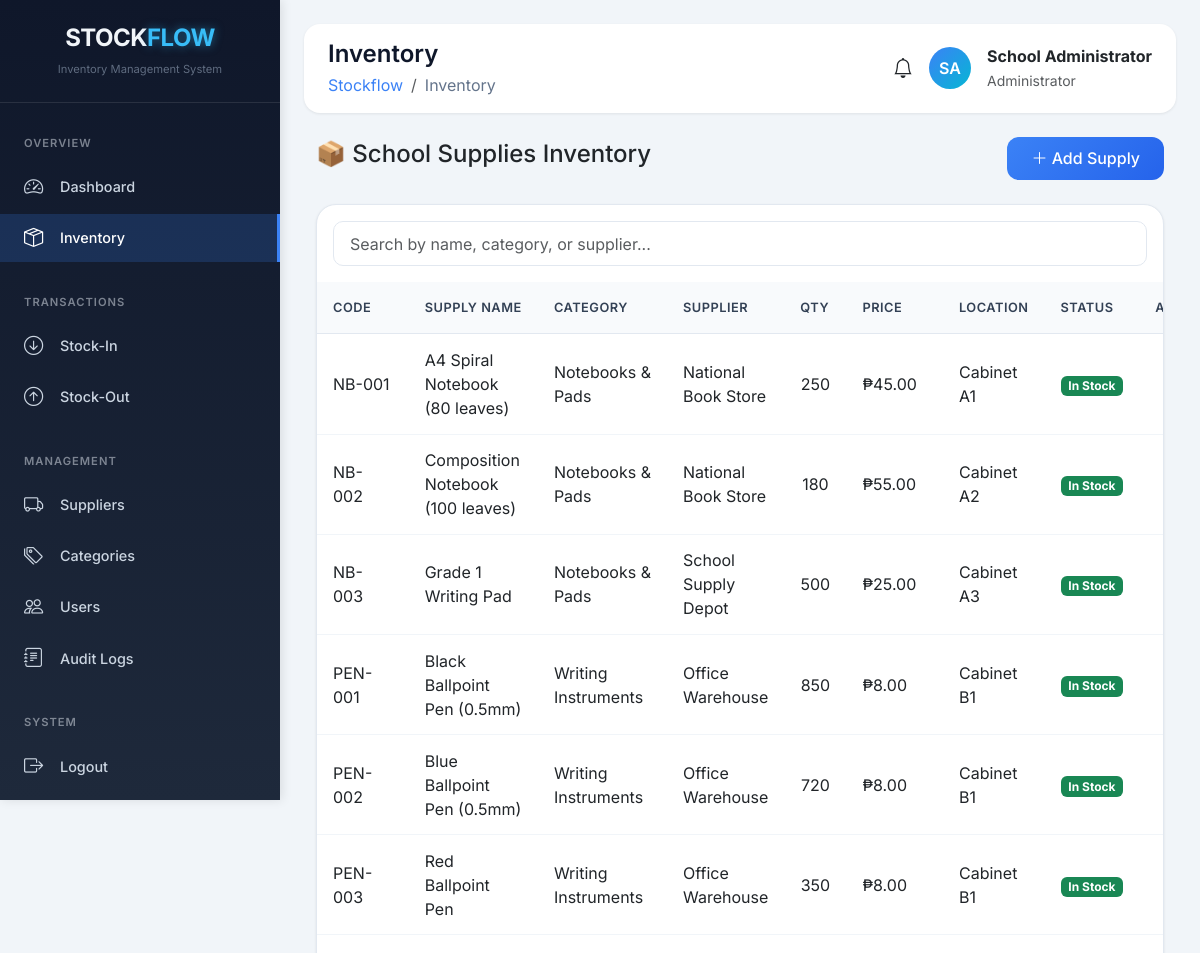
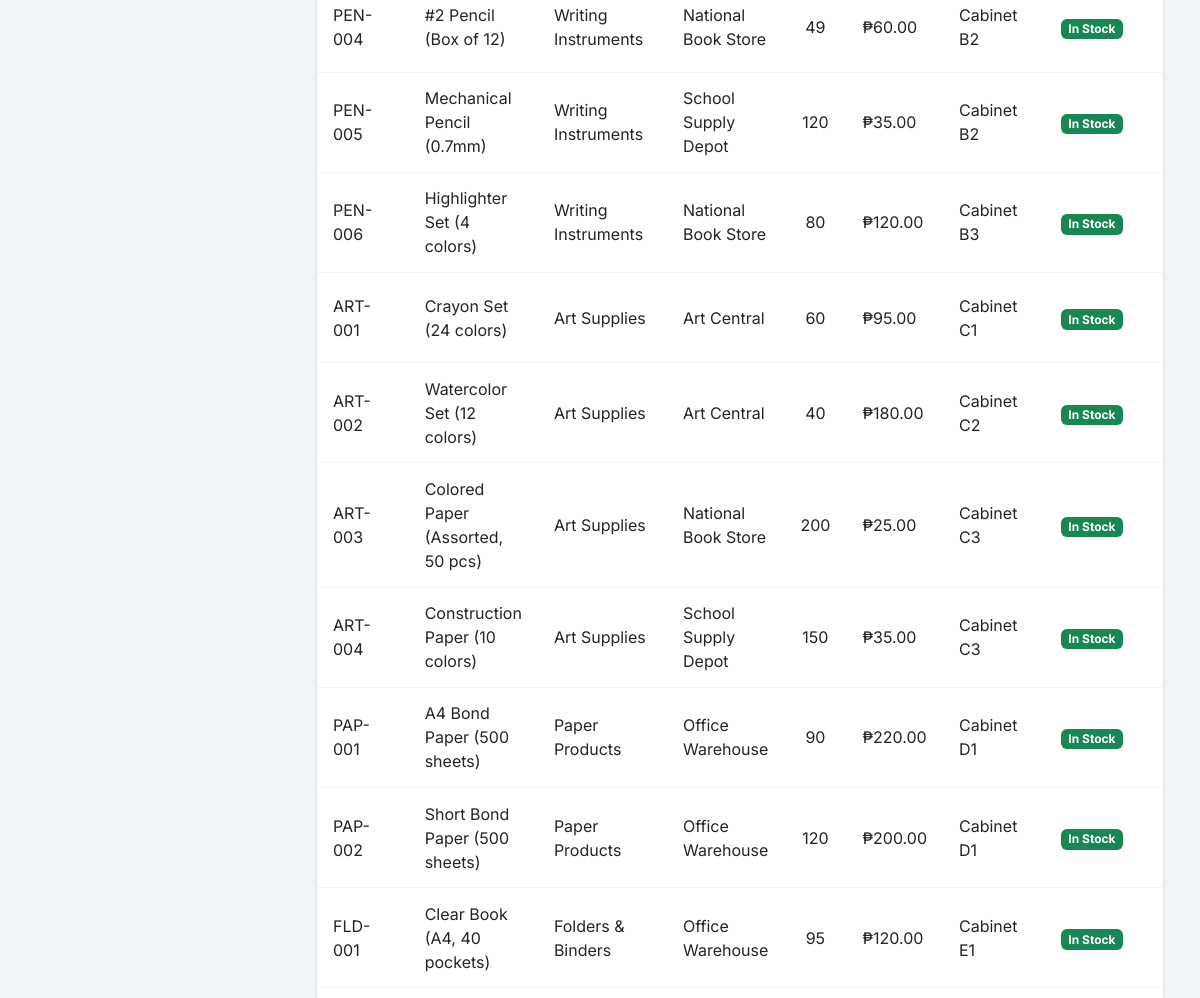
/index.php?page=inventory (signed in, upper part), run on an earlier commit of the app's database (2 pictures, top to bottom).
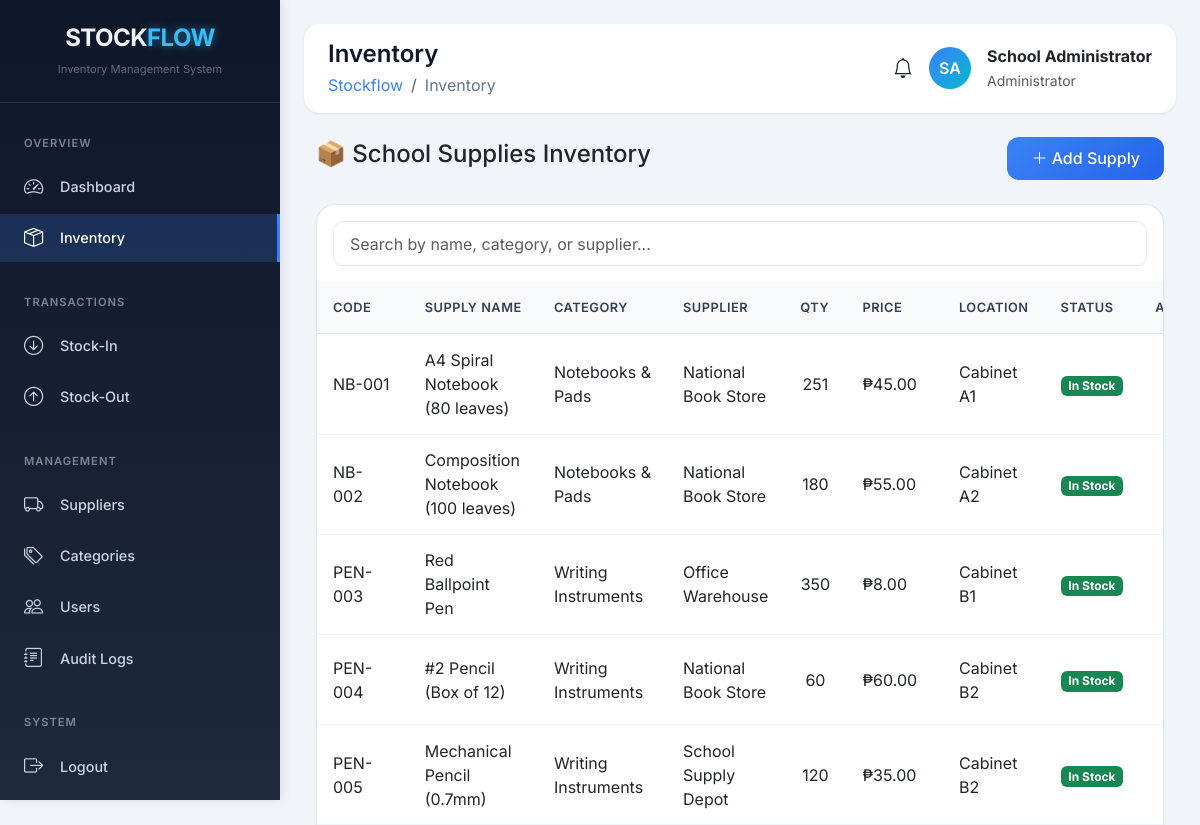
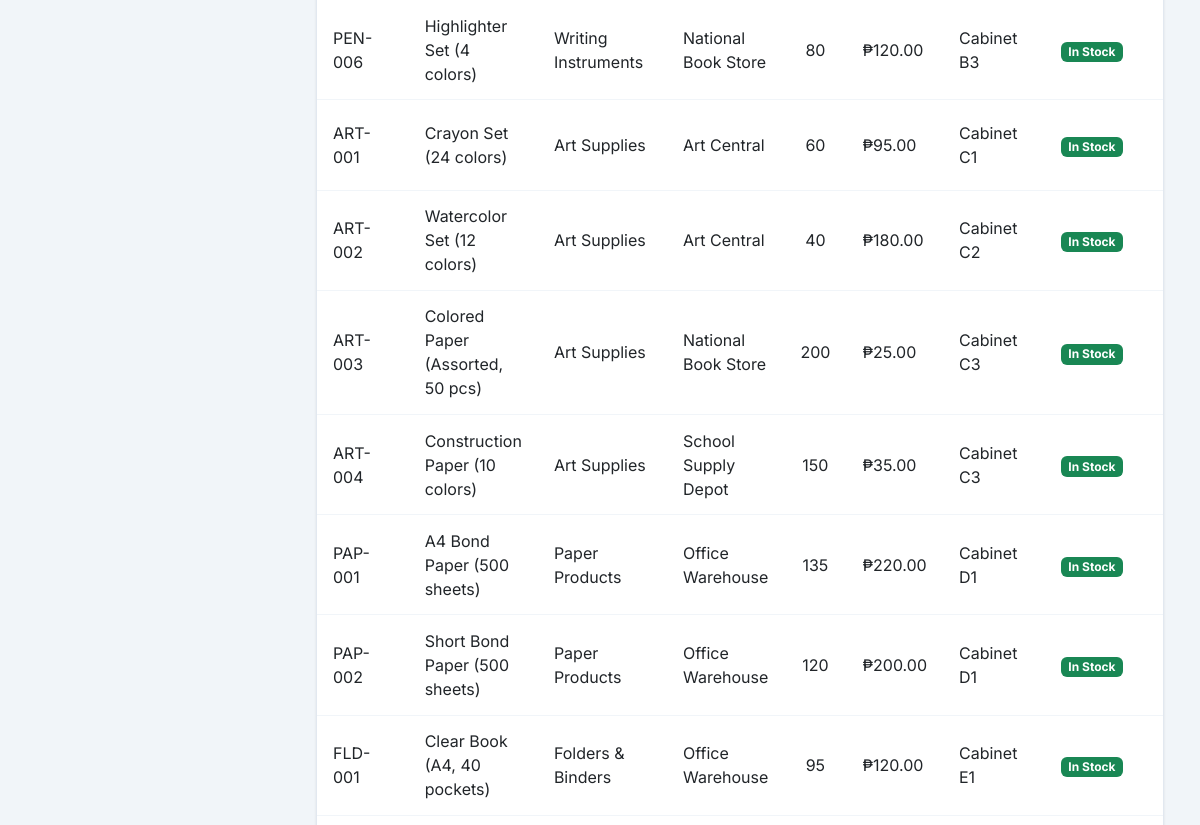
And on a later commit of the database (2 pictures, top to bottom).
### tables this page shows
CREATE TABLE `school_supplies` (
  `id` int(11) NOT NULL,
  `supply_code` varchar(50) NOT NULL,
  `supply_name` varchar(200) NOT NULL,
  `category_id` int(11) DEFAULT NULL,
  `supplier_id` int(11) DEFAULT NULL,
  `quantity` int(11) DEFAULT 0,
  `unit_price` decimal(10,2) DEFAULT NULL,
  `description` text DEFAULT NULL,
  `status` enum('In Stock','Low Stock','Out of Stock') DEFAULT 'In Stock',
  `low_stock_threshold` int(11) DEFAULT 10,
  `location` varchar(100) DEFAULT NULL COMMENT 'Storage location (e.g., Cabinet A1, Shelf 2)',
  `created_at` timestamp NOT NULL DEFAULT current_timestamp(),
  `updated_at` timestamp NOT NULL DEFAULT current_timestamp() ON UPDATE current_timestamp()
);

CREATE TABLE `categories` (
  `id` int(11) NOT NULL,
  `name` varchar(100) NOT NULL,
  `description` text DEFAULT NULL,
  `is_active` tinyint(1) DEFAULT 1,
  `created_at` timestamp NOT NULL DEFAULT current_timestamp()
);

CREATE TABLE `suppliers` (
  `id` int(11) NOT NULL,
  `name` varchar(100) NOT NULL,
  `contact_person` varchar(100) DEFAULT NULL,
  `email` varchar(100) DEFAULT NULL,
  `phone` varchar(20) DEFAULT NULL,
  `address` text DEFAULT NULL,
  `is_active` tinyint(1) DEFAULT 1,
  `created_at` timestamp NOT NULL DEFAULT current_timestamp()
);

### backend/database.php (called while the page is built, shortened)
<?php
function escape($string) {
    return htmlspecialchars($string, ENT_QUOTES, 'UTF-8');
}
?>

### frontend/inventory.php (the view, shortened to what this page needs)
<?php
$stmt = $pdo->query("SELECT s.*, c.name as category_name, sup.name as supplier_name
                     FROM school_supplies s
                     LEFT JOIN categories c ON s.category_id = c.id
                     LEFT JOIN suppliers sup ON s.supplier_id = sup.id
                     ORDER BY s.created_at DESC");
$inventory = $stmt->fetchAll();
?>
<div class="container-fluid">
    <div class="d-flex justify-content-between align-items-center mb-4">
        <h4>📦 School Supplies Inventory</h4>
        <button class="btn btn-primary-custom" data-bs-toggle="modal" data-bs-target="#addItemModal">
            <i class="bi bi-plus-lg"></i> Add Supply
        </button>
    </div>
    <div class="data-table">
        <div class="p-3">
            <input type="text" id="searchInventory" class="form-control" placeholder="Search by name, category, or supplier...">
        </div>
        <div class="table-responsive">
            <table class="table table-hover" id="inventoryTable">
                <thead class="table-light">
                    <tr>
                        <th>CODE</th><th>SUPPLY NAME</th><th>CATEGORY</th><th>SUPPLIER</th><th>QTY</th><th>PRICE</th><th>LOCATION</th><th>STATUS</th><th>ACTIONS</th>
                    </tr>
                </thead>
                <tbody>
                    <?php foreach ($inventory as $item): ?>
                    <tr>
                        <td><?php echo escape($item['supply_code']); ?></td>
                        <td><?php echo escape($item['supply_name']); ?></td>
                        <td><?php echo escape($item['category_name'] ?? 'N/A'); ?></td>
                        <td><?php echo escape($item['supplier_name'] ?? 'N/A'); ?></td>
                        <td class="text-center"><?php echo number_format($item['quantity']); ?></td>
                        <td>₱<?php echo number_format($item['unit_price'], 2); ?></td>
                        <td><?php echo escape($item['location'] ?? 'N/A'); ?></td>
                        <td class="text-center">
                            <span class="badge bg-<?php echo $item['status'] === 'In Stock' ? 'success' : ($item['status'] === 'Low Stock' ? 'warning' : 'danger'); ?>">
                                <?php echo $item['status']; ?>
                            </span>
                        </td>
                        <td class="text-center">
                        </td>
                    </tr>
                    <?php endforeach; ?>
                </tbody>
            </table>
        </div>
    </div>
</div>

### frontend/includes/header.php (shortened to what this page needs)
<!DOCTYPE html>
<html lang="en">
<head>
    <link href="https://cdn.jsdelivr.net/npm/bootstrap@5.3.0/dist/css/bootstrap.min.css" rel="stylesheet">
    <link href="https://cdn.jsdelivr.net/npm/bootstrap-icons@1.11.0/font/bootstrap-icons.css" rel="stylesheet">
    <link href="/STOCKFLOW-CASE-STUDY/frontend/assets/css/style.css" rel="stylesheet">
</head>
<body>
    <div class="sidebar">
        <div class="sidebar-header">
            <div class="logo-wrapper">
                <div class="sidebar-brand">
                    <h3>
                        <span class="stock">STOCK</span><span class="flow">FLOW</span>
                    </h3>
                </div>
            </div>
            <p style="color: #94a3b8; font-size: 0.7rem;">Inventory Management System</p>
        </div>
        <div class="nav-menu">
    <div class="nav-section">
        <div class="nav-section-title">OVERVIEW</div>
        <a href="index.php?page=dashboard" class="nav-item <?php echo ($_GET['page'] ?? 'dashboard') == 'dashboard' ? 'active' : ''; ?>">
            <i class="bi bi-speedometer2"></i>
            <span>Dashboard</span>
        </a>
        <a href="index.php?page=inventory" class="nav-item <?php echo ($_GET['page'] ?? '') == 'inventory' ? 'active' : ''; ?>">
            <i class="bi bi-box-seam"></i>
            <span>Inventory</span>
        </a>
    </div>
    <div class="nav-section">
        <div class="nav-section-title">TRANSACTIONS</div>
        <a href="index.php?page=stock_in" class="nav-item <?php echo ($_GET['page'] ?? '') == 'stock_in' ? 'active' : ''; ?>">
            <i class="bi bi-arrow-down-circle"></i>
            <span>Stock-In</span>
        </a>
        <a href="index.php?page=stock_out" class="nav-item <?php echo ($_GET['page'] ?? '') == 'stock_out' ? 'active' : ''; ?>">
            <i class="bi bi-arrow-up-circle"></i>
            <span>Stock-Out</span>
        </a>
    </div>
    <div class="nav-section">
        <div class="nav-section-title">MANAGEMENT</div>
        <a href="index.php?page=suppliers" class="nav-item <?php echo ($_GET['page'] ?? '') == 'suppliers' ? 'active' : ''; ?>">
            <i class="bi bi-truck"></i>
            <span>Suppliers</span>
        </a>
        <a href="index.php?page=categories" class="nav-item <?php echo ($_GET['page'] ?? '') == 'categories' ? 'active' : ''; ?>">
            <i class="bi bi-tags"></i>
            <span>Categories</span>
        </a>
        <a href="index.php?page=users" class="nav-item <?php echo ($_GET['page'] ?? '') == 'users' ? 'active' : ''; ?>">
            <i class="bi bi-people"></i>
            <span>Users</span>
        </a>
        <a href="index.php?page=audit_logs" class="nav-item <?php echo ($_GET['page'] ?? '') == 'audit_logs' ? 'active' : ''; ?>">
            <i class="bi bi-journal-text"></i>
            <span>Audit Logs</span>
        </a>
    </div>
    <div class="nav-section">
        <div class="nav-section-title">SYSTEM</div>
        <a href="backend/auth/logout.php" class="nav-item">
            <i class="bi bi-box-arrow-right"></i>
            <span>Logout</span>
        </a>
    </div>
</div>
    </div>
    <div class="main-content">
        <div class="top-navbar">
            <div>
                <h4 class="page-title"><?php echo ucfirst(str_replace('_', ' ', $_GET['page'] ?? 'Dashboard')); ?></h4>
                <nav aria-label="breadcrumb">
                    <ol class="breadcrumb mb-0">
                        <li class="breadcrumb-item"><a href="index.php" class="text-decoration-none">Stockflow</a></li>
                        <li class="breadcrumb-item active"><?php echo ucfirst(str_replace('_', ' ', $_GET['page'] ?? 'Dashboard')); ?></li>
                    </ol>
                </nav>
            </div>
            <div class="user-info">
                <i class="bi bi-bell fs-5" style="cursor: pointer;" onclick="location.href='index.php?page=notifications'"></i>
                <div class="user-avatar">
                    <?php
                    $name = $_SESSION['name'] ?? 'User';
                    $initials = strtoupper(substr($name, 0, 1) . (strpos($name, ' ') ? substr(strrchr($name, ' '), 1, 1) : ''));
                    echo $initials;
                    ?>
                </div>
                <div>
                    <strong><?php echo htmlspecialchars($_SESSION['name'] ?? 'User'); ?></strong><br>
                    <small class="text-muted"><?php echo htmlspecialchars($_SESSION['role'] ?? 'Viewer'); ?></small>
                </div>
            </div>
        </div>
        <div id="page-content" class="fade-in">

### index.php (shortened to what this page needs)
<?php
require_once 'backend/database.php';
$page = isset($_GET['page']) ? $_GET['page'] : 'dashboard';
$allowed_pages = ['dashboard', 'inventory', 'categories', 'suppliers', 'stock_in', 'stock_out', 'users', 'audit_logs', 'notifications'];
$page = in_array($page, $allowed_pages) ? $page : 'dashboard';
?>
<?php include 'frontend/includes/header.php'; ?>
<?php
$page_file = 'frontend/' . $page . '.php';
if (file_exists($page_file)) {
    include $page_file;
} else {
    include 'frontend/dashboard.php';
}
?>
<?php include 'frontend/includes/footer.php'; ?>

### frontend/includes/footer.php (shortened to what this page needs)
</body>
</html>

### frontend/assets/css/style.css (style rules this page uses)
* { margin: 0; padding: 0; box-sizing: border-box; font-family: 'Inter', sans-serif; }
body { background: #f1f5f9; overflow-x: hidden; }
.sidebar { position: fixed; left: 0; top: 0; height: 100vh; width: 280px; background: linear-gradient(180deg, #0f172a 0%, #1e293b 100%); color: #e2e8f0; transition: all 0.3s ease; z-index: 1000; overflow-y: auto; box-shadow: 2px 0 10px rgba(0, 0, 0, 0.1); }
.sidebar-header { padding: 1.5rem; border-bottom: 1px solid rgba(255, 255, 255, 0.1); text-align: center; background: transparent; }
.logo-wrapper { display: flex; flex-direction: column; align-items: center; justify-content: center; gap: 8px; margin-bottom: 8px; }
.sidebar-brand h3 { font-weight: 700; font-size: 1.5rem; margin: 0; letter-spacing: -0.5px; }
.sidebar-brand .stock { color: #f1f5f9; }
.sidebar-brand .flow { color: #38bdf8; text-shadow: 0 0 10px rgba(56, 189, 248, 0.5); }
.sidebar-header p { font-size: 0.7rem; opacity: 0.6; margin: 0; margin-top: 5px; color: #94a3b8; }
.nav-menu { padding: 1.5rem 0; }
.nav-section { margin-bottom: 1.5rem; }
.nav-section-title { padding: 0.5rem 1.5rem; font-size: 0.7rem; text-transform: uppercase; letter-spacing: 1px; opacity: 0.5; font-weight: 600; }
.nav-item { padding: 0.6rem 1.5rem; margin: 0.2rem 0; cursor: pointer; transition: all 0.3s ease; display: flex; align-items: center; gap: 12px; color: #cbd5e1; text-decoration: none; font-size: 0.9rem; font-weight: 500; }
.nav-item.active { background: rgba(59, 130, 246, 0.2); color: white; border-right: 3px solid #3b82f6; }
.nav-item i { font-size: 1.2rem; width: 24px; }
.main-content { margin-left: 280px; padding: 1.5rem; transition: all 0.3s ease; min-height: 100vh; }
.top-navbar { background: white; border-radius: 16px; padding: 1rem 1.5rem; margin-bottom: 1.5rem; box-shadow: 0 1px 3px rgba(0, 0, 0, 0.08); display: flex; justify-content: space-between; align-items: center; }
.page-title { font-size: 1.5rem; font-weight: 600; color: #0f172a; margin-bottom: 4px; }
.breadcrumb { background: transparent; padding: 0; margin: 0; }
.breadcrumb-item a { color: #3b82f6; text-decoration: none; }
.breadcrumb-item.active { color: #64748b; }
.user-info { display: flex; align-items: center; gap: 16px; }
.user-avatar { width: 42px; height: 42px; background: linear-gradient(135deg, #3b82f6, #06b6d4); border-radius: 50%; display: flex; align-items: center; justify-content: center; color: white; font-weight: 600; font-size: 1rem; }
.data-table { background: white; border-radius: 20px; overflow: hidden; box-shadow: 0 1px 3px rgba(0, 0, 0, 0.08); border: 1px solid #e2e8f0; }
.data-table th { background: #f8fafc; padding: 1rem; font-weight: 600; color: #334155; border-bottom: 1px solid #e2e8f0; font-size: 0.8rem; text-transform: uppercase; letter-spacing: 0.5px; }
.data-table td { padding: 0.85rem 1rem; vertical-align: middle; border-bottom: 1px solid #f1f5f9; }
.btn-primary-custom { background: linear-gradient(135deg, #3b82f6, #2563eb); border: none; padding: 0.6rem 1.5rem; border-radius: 12px; color: white; font-weight: 500; transition: all 0.3s ease; }
.fade-in { animation: fadeIn 0.4s ease; }
.form-control, .form-select { border-radius: 10px; border: 1px solid #e2e8f0; padding: 0.6rem 1rem; }

What changed in the data, as far as the page shows it:
removed school_supplies: supply_code "NB-003", supply_name "Grade 1 Writing Pad", category.name "Notebooks & Pads", supplier.name "School Supply Depot", quantity "500", unit_price "25.00", location "Cabinet A3", status "In Stock"
removed school_supplies: supply_code "PEN-001", supply_name "Black Ballpoint Pen (0.5mm)", category.name "Writing Instruments", supplier.name "Office Warehouse", quantity "850", unit_price "8.00", location "Cabinet B1", status "In Stock"
removed school_supplies: supply_code "PEN-002", supply_name "Blue Ballpoint Pen (0.5mm)", category.name "Writing Instruments", supplier.name "Office Warehouse", quantity "720", unit_price "8.00", location "Cabinet B1", status "In Stock"
changed school_supplies "NB-001": quantity "250" → "251"
changed school_supplies "PEN-004": quantity "49" → "60"
changed school_supplies "PAP-001": quantity "90" → "135"
